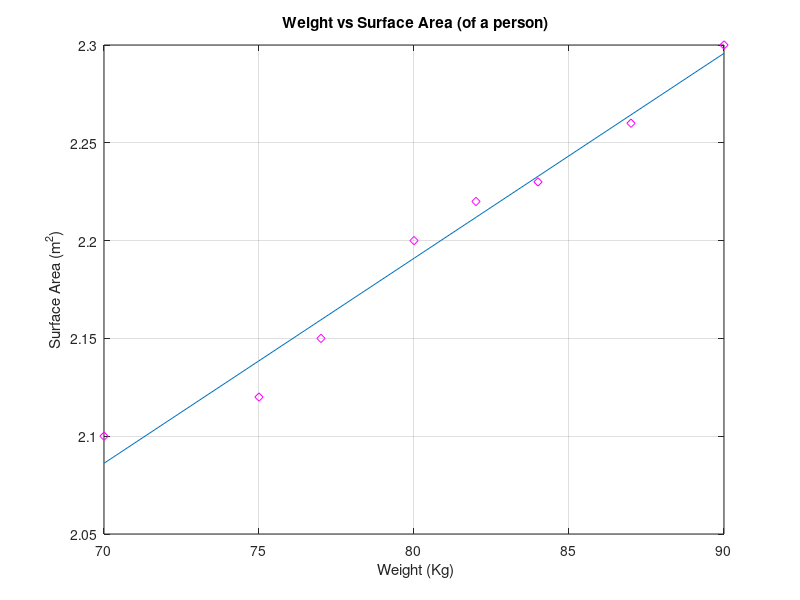
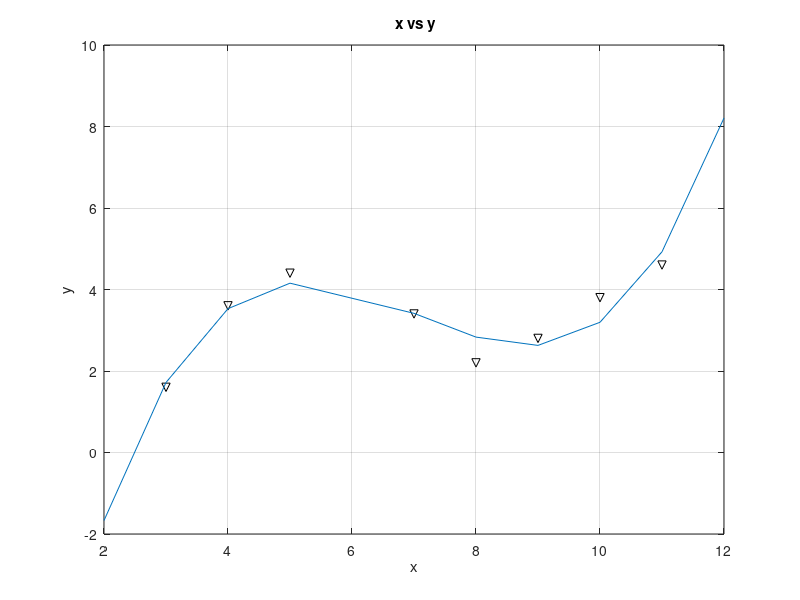
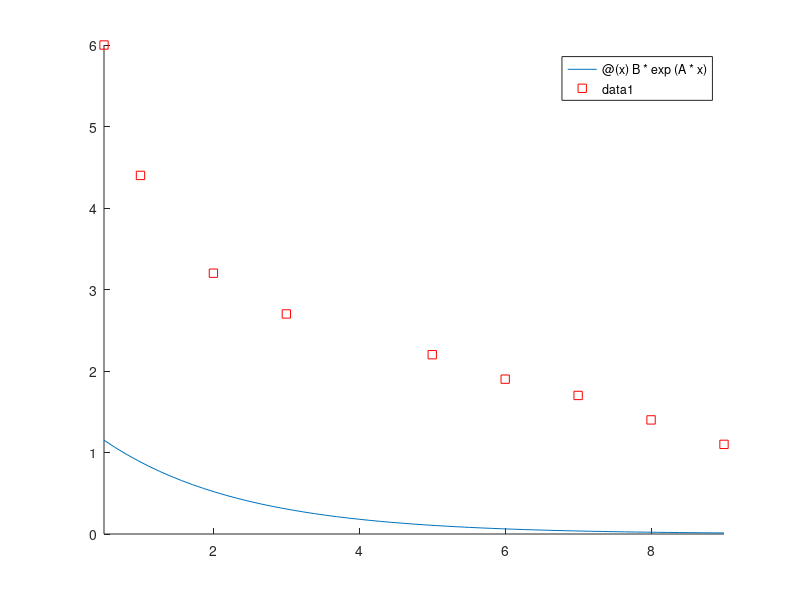
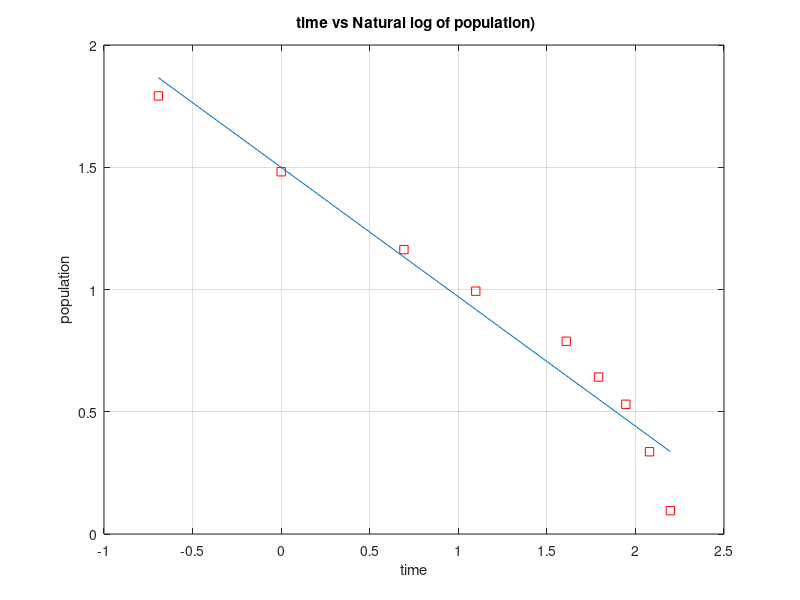

MATLAB code for these plots, in order:
function [  ] = Curve_Fitting_II(  )
% jaketully 100904392
%   caclulates all parts of lab 8
clear 
clc
close all

Weight_Vs_Surface_Area()
X_Vs_Y()
Time_Vs_Population()
end

function [  ] = Weight_Vs_Surface_Area(  )
% fits a line to the data provided
%   with the fit line predicts a unknow value of surface area
W = [ 70 75 77 80 82 84 87 90];
A = [ 2.10 2.12 2.15 2.20 2.22 2.23 2.26 2.30];
p = polyfit(W,A,1);
Y= polyval(p,W);

figure(1)
plot(W,A, 'md',W,Y)
title(' Weight vs Surface Area (of a person)')
xlabel(' Weight (Kg)')
ylabel('Surface Area (m^2)')
grid on
R=corrcoef(A,Y);

fprintf('Part 1 \n\nThe corellation coefficeint is %f\n\nThe surface area of a person who weighs 78.5kg is about %f\n\n',R(2), polyval(p,78.5))
end

function [  ] = X_Vs_Y(  )
% fits a line to the data provided
%   finds the maximum of the fuction after its fitted
x = [ 3 4 5 7 8 9 10 11];
y = [ 1.6 3.6 4.4 3.4 2.2 2.8 3.8 4.6 ];
p = polyfit(x,y,3);
x1 =  x ;
Y = polyval(p,x1);
R = corrcoef(y,Y);
x1 = [2 x 12];
Y = polyval(p,x1);

figure(2)
plot(x,y, 'kv',x1,Y)
title(' x vs y')
xlabel('x')
ylabel('y')
grid on
p1 = polyder(p);

f1=@(x) x.^2.*p1(1) + x.*p1(2) + p1(3);
f=@(x) -1*(x.^3*p(1) + x.^2.*p(2) + x.*p(3) + p(4));
fprintf('Part2\n\nThe correlation coefficeint is %f \n\nThe maximum occurs at %f using fzero \nand %f using fminbnd\n\n',R(2),fzero(f1,[0 8]), fminbnd(f,3,8))

end

function [  ] = Time_Vs_Population(  )
% finds the coeffiecients of a suppllide formula that fits the data 
% reurns A,B,C

t = [ 0.5 1 2 3 5 6 7 8 9 ];
t1 = log([ 0.5 1 2 3 5 6 7 8 9 ]);
pop1 =[ 6.0 4.4 3.2 2.7 2.2 1.9 1.7 1.4 1.1 ];
pop = log([ 6.0 4.4 3.2 2.7 2.2 1.9 1.7 1.4 1.1 ]);

p = polyfit(t1,pop,1);
P = polyval(p,t1);
A = p(1);
B = p(2);
fit = @(x)  B*exp(A*x) ;

figure (3)
hold on
fplot(fit,[0.5 9])
plot(t,pop1, 'rs')
hold off

figure(4)
plot(t1,pop, 'rs',t1,P)
title(' time vs Natural log of population)')
xlabel('time')
ylabel('population')
grid on
R = corrcoef(pop,P);
fprintf('Part3\n\n The correlation coefficient is %f',R(2))

end
